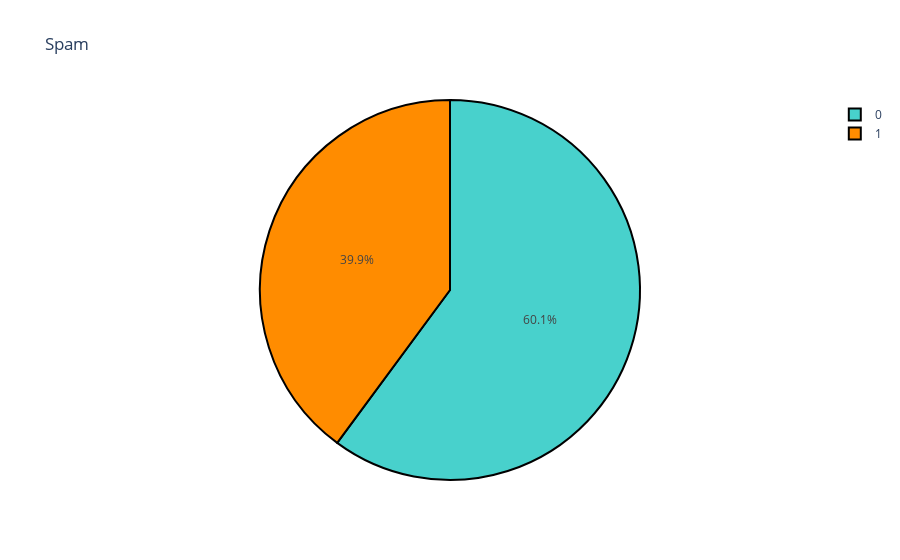

The notebook cell this image was saved under:
### Markdown cell above
### 3.1) Visualização das classes do DB:
A visualização das classes permite observar que o Database é levemente não balanceado

### Code cell
dist = spam['class'].value_counts()
colors = ['mediumturquoise', 'darkorange']
trace = go.Pie(values=(np.array(dist)),labels=dist.index)
layout = go.Layout(title='Spam')
data = [trace]
fig = go.Figure(trace,layout)
fig.update_traces(marker=dict(colors=colors, line=dict(color='#000000', width=2)))
fig.show()

### Figure 1 — Plotly figure (JSON) as saved in the notebook; plotly's stock layout.template omitted (floating-point values rounded to 4 significant figures)
{"data": [{"labels": [0, 1], "marker": {"colors": ["mediumturquoise", "darkorange"], "line": {"color": "#000000", "width": 2}}, "type": "pie", "values": [2531, 1679]}], "layout": {"title": {"text": "Spam"}}}
